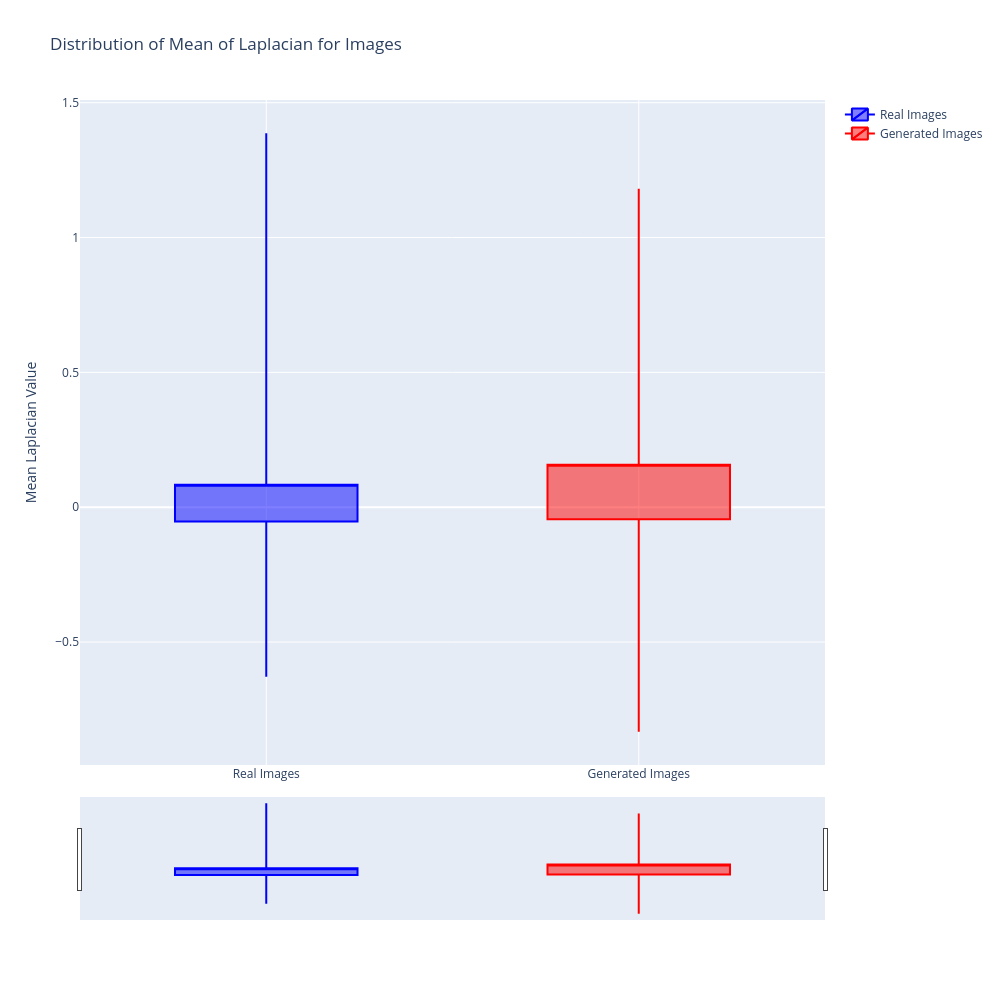
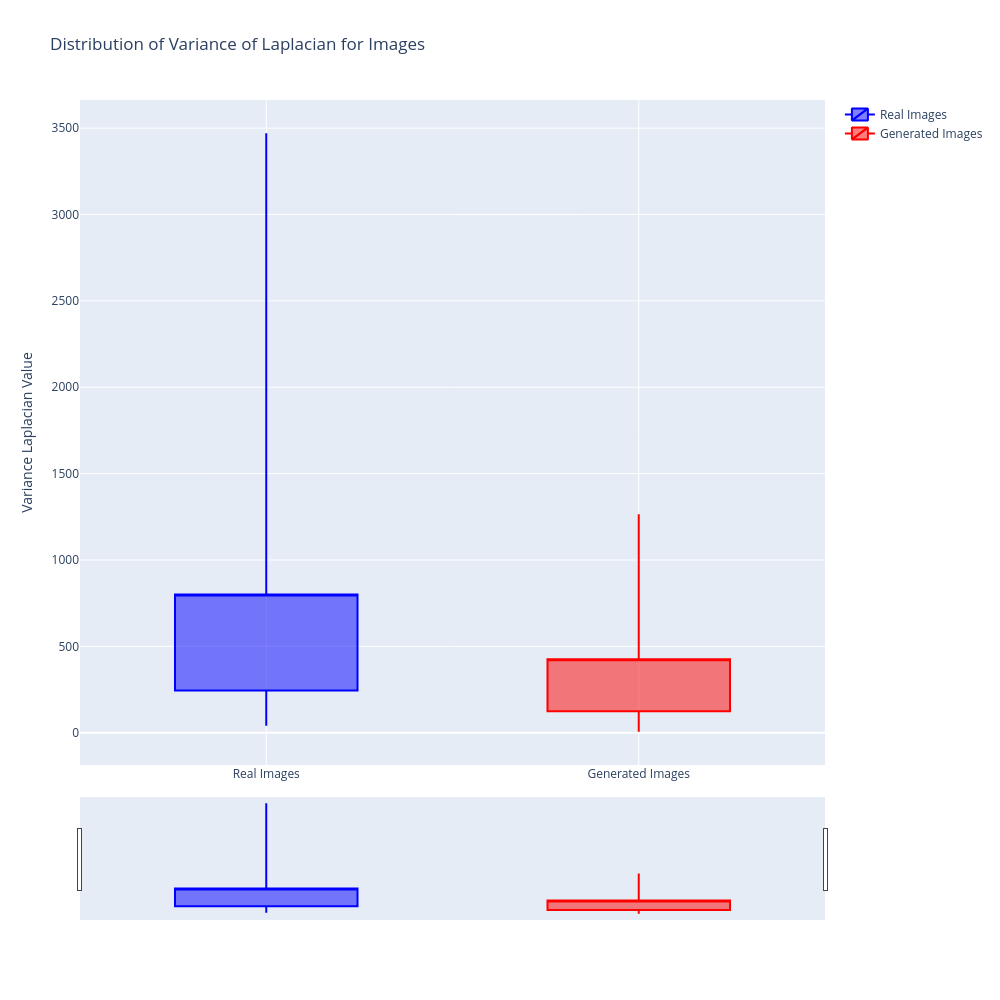

These figures' notebook cell, in order:
### Code cell
normalized_real_images = (validation_data + 1) / 2

normalized_generated_images = (generated_data_reprojected + 1) / 2

real_images_rgb_alpha = normalized_real_images * 255
real_images_rgb_alpha = real_images_rgb_alpha.astype(np.uint8)

# Generated images: N_images x 64 x 64 x 4
generated_images_rgb_alpha = normalized_generated_images * 255
generated_images_rgb_alpha = generated_images_rgb_alpha.astype(np.uint8)

# Calculate Mean and Variance of Laplacian for each image
real_laplacian_means = []
real_laplacian_variances = []
generated_laplacian_means = []
generated_laplacian_variances = []

for i in range(normalized_real_images.shape[0]):
    # For Laplacian, it's typically applied to grayscale images
    # Convert from 4 channels (RGBA) to 3 channels (RGB) then to grayscale
    # OpenCV's cvtColor expects BGR, so we'll treat the first 3 channels as such
    real_rgb = real_images_rgb_alpha[i, :, :, :3]
    real_gray = cv2.cvtColor(real_rgb, cv2.COLOR_RGB2GRAY)
    
    # Calculate Laplacian
    # Use CV_64F for higher precision to handle potential negative values
    real_laplacian = cv2.Laplacian(real_gray, cv2.CV_64F)
    
    # Calculate mean and variance of the Laplacian image
    real_laplacian_means.append(np.mean(real_laplacian))
    real_laplacian_variances.append(np.var(real_laplacian))

    # Repeat for generated images
    generated_rgb = generated_images_rgb_alpha[i, :, :, :3]
    generated_gray = cv2.cvtColor(generated_rgb, cv2.COLOR_RGB2GRAY)
    generated_laplacian = cv2.Laplacian(generated_gray, cv2.CV_64F)
    generated_laplacian_means.append(np.mean(generated_laplacian))
    generated_laplacian_variances.append(np.var(generated_laplacian))

# Prepare data for candle chart plotting (Mean of Laplacian)
# For real images
real_mean_laplacian_min = np.min(real_laplacian_means)
real_mean_laplacian_q1 = np.percentile(real_laplacian_means, 25)
real_mean_laplacian_median = np.median(real_laplacian_means)
real_mean_laplacian_q3 = np.percentile(real_laplacian_means, 75)
real_mean_laplacian_max = np.max(real_laplacian_means)

# For generated images
generated_mean_laplacian_min = np.min(generated_laplacian_means)
generated_mean_laplacian_q1 = np.percentile(generated_laplacian_means, 25)
generated_mean_laplacian_median = np.median(generated_laplacian_means)
generated_mean_laplacian_q3 = np.percentile(generated_laplacian_means, 75)
generated_mean_laplacian_max = np.max(generated_laplacian_means)

# 4. Plot Mean of Laplacian on a Candle Chart
fig_mean = go.Figure(data=[
    go.Candlestick(
        x=['Real Images'],
        open=[real_mean_laplacian_q1],
        high=[real_mean_laplacian_max],
        low=[real_mean_laplacian_min],
        close=[real_mean_laplacian_q3],
        name='Real Images',
        increasing_line_color='blue',
        decreasing_line_color='blue'
    ),
    go.Candlestick(
        x=['Generated Images'],
        open=[generated_mean_laplacian_q1],
        high=[generated_mean_laplacian_max],
        low=[generated_mean_laplacian_min],
        close=[generated_mean_laplacian_q3],
        name='Generated Images',
        increasing_line_color='red',
        decreasing_line_color='red'
    )
])

fig_mean.update_layout(
    title='Distribution of Mean of Laplacian for Images',
    yaxis_title='Mean Laplacian Value',
    width=1000,
    height=1000,
)

fig_mean.show()

# 5. Prepare data for candle chart plotting (Variance of Laplacian)
# For real images
real_var_laplacian_min = np.min(real_laplacian_variances)
real_var_laplacian_q1 = np.percentile(real_laplacian_variances, 25)
real_var_laplacian_median = np.median(real_laplacian_variances)
real_var_laplacian_q3 = np.percentile(real_laplacian_variances, 75)
real_var_laplacian_max = np.max(real_laplacian_variances)

# For generated images
generated_var_laplacian_min = np.min(generated_laplacian_variances)
generated_var_laplacian_q1 = np.percentile(generated_laplacian_variances, 25)
generated_var_laplacian_median = np.median(generated_laplacian_variances)
generated_var_laplacian_q3 = np.percentile(generated_laplacian_variances, 75)
generated_var_laplacian_max = np.max(generated_laplacian_variances)

# 6. Plot Variance of Laplacian on a Candle Chart
fig_var = go.Figure(data=[
    go.Candlestick(
        x=['Real Images'],
        open=[real_var_laplacian_q1],
        high=[real_var_laplacian_max],
        low=[real_var_laplacian_min],
        close=[real_var_laplacian_q3],
        name='Real Images',
        increasing_line_color='blue',
        decreasing_line_color='blue'
    ),
    go.Candlestick(
        x=['Generated Images'],
        open=[generated_var_laplacian_q1],
        high=[generated_var_laplacian_max],
        low=[generated_var_laplacian_min],
        close=[generated_var_laplacian_q3],
        name='Generated Images',
        increasing_line_color='red',
        decreasing_line_color='red'
    )
])

fig_var.update_layout(
    title='Distribution of Variance of Laplacian for Images',
    yaxis_title='Variance Laplacian Value',
    width=1000,
    height=1000
)

fig_var.show()

### Figure 1 — Plotly figure (JSON) as saved in the notebook; plotly's stock layout.template omitted (floating-point values rounded to 4 significant figures)
{"data": [{"close": [0.0835], "decreasing": {"line": {"color": "blue"}}, "high": [1.387], "increasing": {"line": {"color": "blue"}}, "low": [-0.6284], "name": "Real Images", "open": [-0.05298], "type": "candlestick", "x": ["Real Images"]}, {"close": [0.157], "decreasing": {"line": {"color": "red"}}, "high": [1.181], "increasing": {"line": {"color": "red"}}, "low": [-0.8328], "name": "Generated Images", "open": [-0.04468], "type": "candlestick", "x": ["Generated Images"]}], "layout": {"height": 1000, "title": {"text": "Distribution of Mean of Laplacian for Images"}, "width": 1000, "yaxis": {"title": {"text": "Mean Laplacian Value"}}}}

### Figure 2 — Plotly figure (JSON) as saved in the notebook; plotly's stock layout.template omitted (floating-point values rounded to 4 significant figures)
{"data": [{"close": [800.6], "decreasing": {"line": {"color": "blue"}}, "high": [3471.0], "increasing": {"line": {"color": "blue"}}, "low": [39.6], "name": "Real Images", "open": [244.2], "type": "candlestick", "x": ["Real Images"]}, {"close": [425.3], "decreasing": {"line": {"color": "red"}}, "high": [1265.0], "increasing": {"line": {"color": "red"}}, "low": [5.507], "name": "Generated Images", "open": [124.3], "type": "candlestick", "x": ["Generated Images"]}], "layout": {"height": 1000, "title": {"text": "Distribution of Variance of Laplacian for Images"}, "width": 1000, "yaxis": {"title": {"text": "Variance Laplacian Value"}}}}
